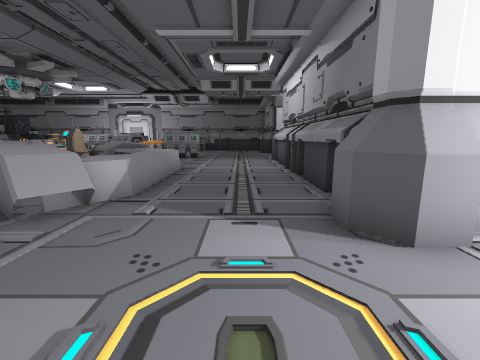
view 1 (above)

16 first-person views from a walk through a scene from a Unity 3-D project. The camera is 1.2 m above the floor, tilts 10° down and sees 90° across. The floor is counted in squares, 1 m on a side. Each view is taken from the middle of a square. On the plan, view 1 faces up. The plan holds only what a view shows up to about 12 squares ahead; the rest is blank. The place goes on beyond the plan. The player is left out.

view 2
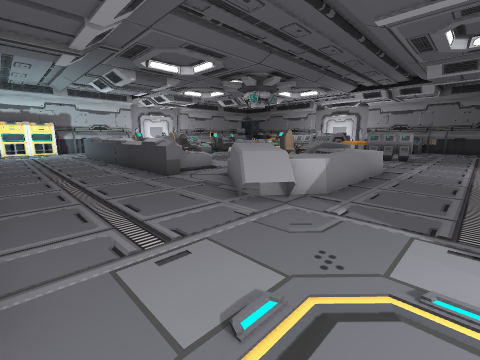

view 3
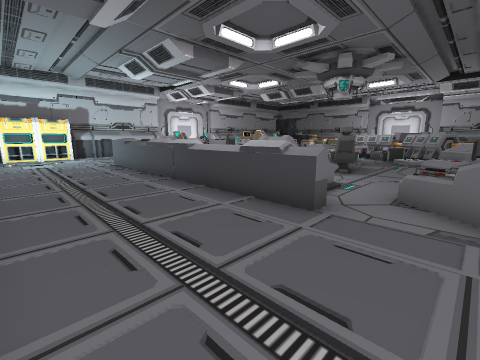

view 4
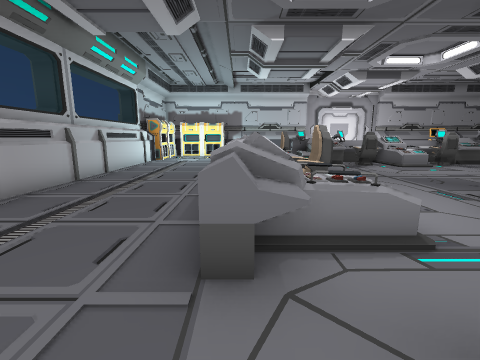

view 5
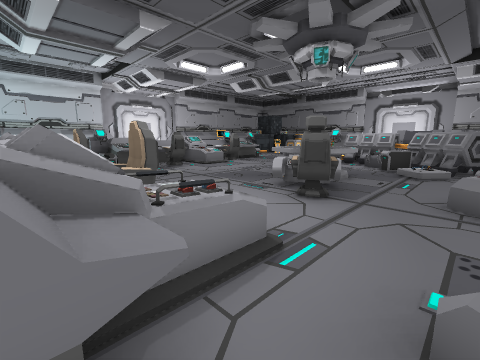

view 6
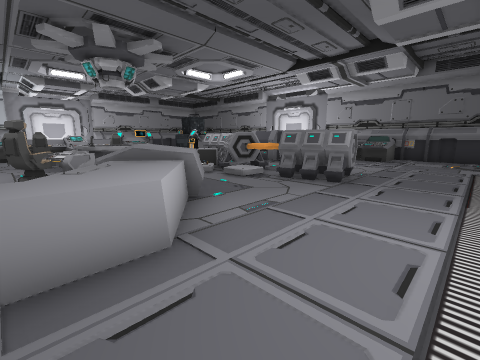

view 7
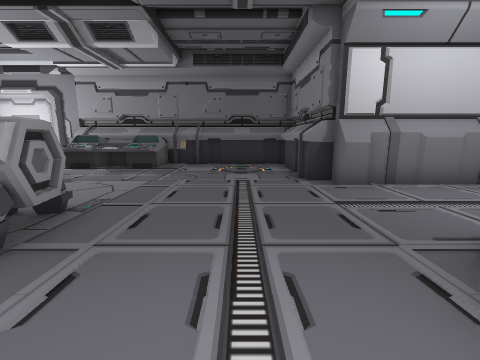

view 8
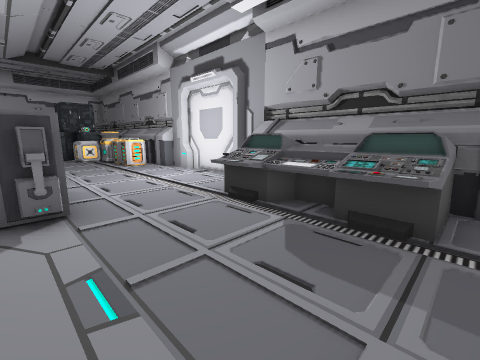

view 9
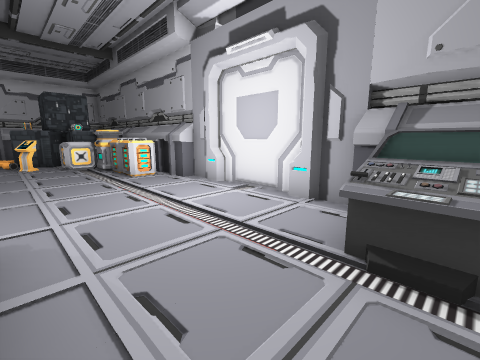

view 10
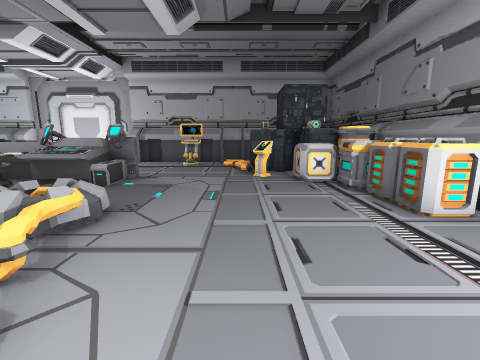

view 11
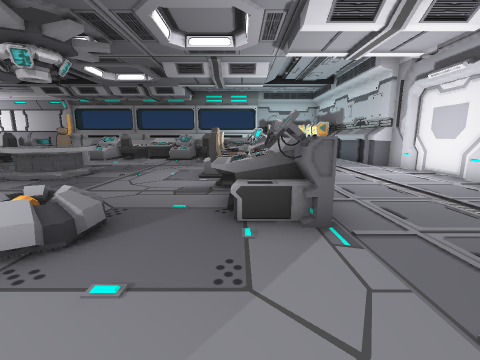

view 12
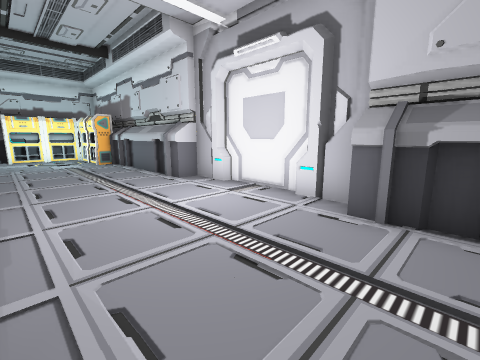

view 13
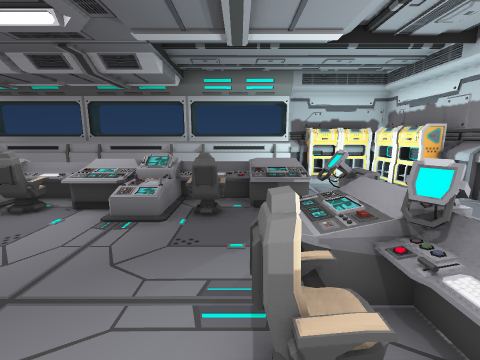

view 14
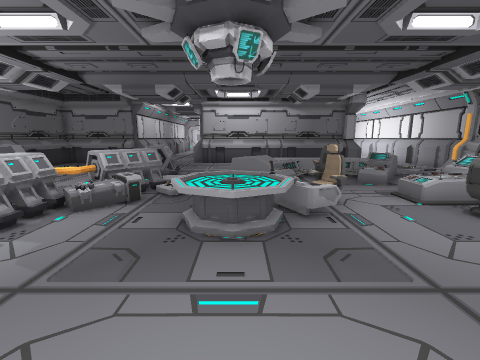

view 15
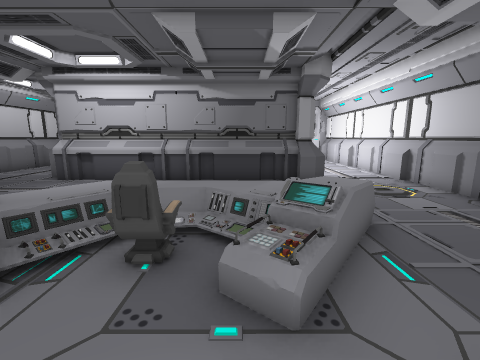

view 16
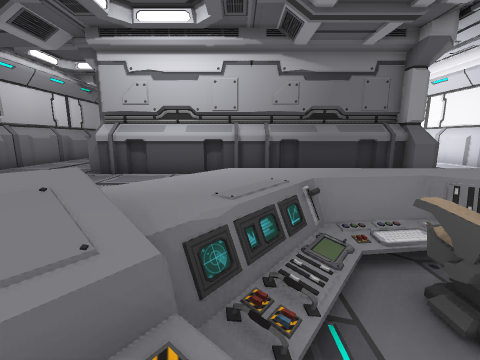

### Floor plan
Key: @ floor where view 1 was taken; # wall or solid block; x gap in a wall; . floor; / step, stairs or slope; = window, fence, low wall or low ledge; ^ raised ledge; T table; C chair; P pillar; B battery; E desk; R crate; M monitor; O other object.
Columns run from 23 left of view 1 to 6 right of it. Each row starts with its distance up from view 1.
 24       ############O###
 23      ######.....#^^^######
 22    OOORRRR......^^^^#....#
 21    OOOR.........^^.^.....#
 20    OOMM..................#
 19  ###.....................##
 18  #...........  OO.........####
 17  #M........OB .... ...........
 16  #.......OO.O.BO . ..........
 15  #....^^......OB .B.........
 14 ##....^^....../E/BO.......#
 13 #.....=CC......////......##
 12 #.....==/...TTT..........##
 11 #.....#=/...TTT...^^.....#
 10 #.....=CC....EE..=^^^....##
  9 #.....##.....E#C..x^^....##
  8 ##....^^.......C..CC^....##
  7  #....=^..........CC^....##
  6  #....  .C=..../..==^....#
  5  #....=^.#===C.^.=^^^....##
  4  #....^^^=#O===^=..^=....##
  3  ##.................=....P#
  2  ##........................
  1   #.........................
  0   ###..................@.....
 -1    ##################O########

Positions as (right, up) in squares from view 1, and headings:
1: (0, 0), facing up
2: (0, 0), facing up-left
3: (-5, 0), facing up-left
4: (-5, 4), facing left
5: (-6, 4), facing up-left
6: (0, 8), facing up-left
7: (0, 12), facing up
8: (-3, 18), facing up-left
9: (-6, 19), facing up-left
10: (-10, 19), facing left
11: (-16, 19), facing down
12: (-18, 15), facing down-left
13: (-15, 11), facing down
14: (-15, 11), facing right
15: (-8, 6), facing right
16: (-6, 9), facing right
